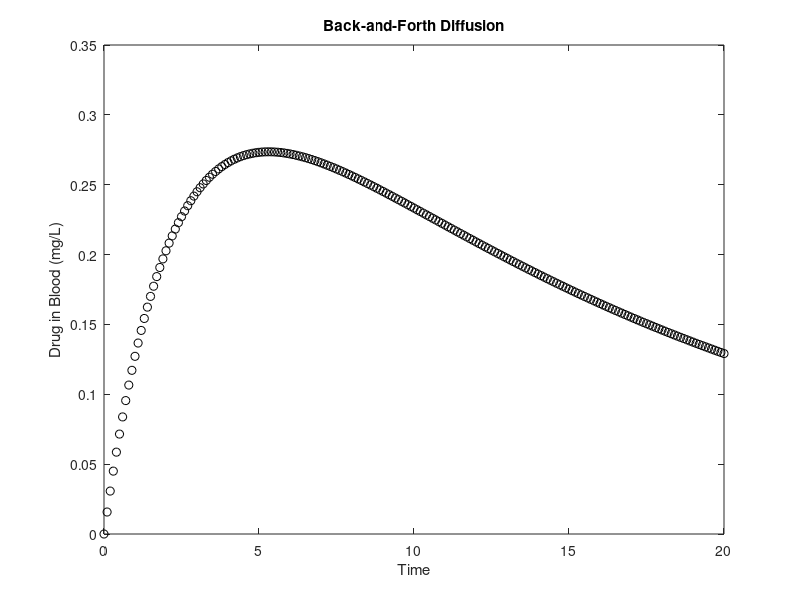

Source code (MATLAB):
k1 = 0.16;
k2 = 0.16;
y = 0;
x = 1;

tRange = 0:0.1:20;
tPrev = 0;

yValues = zeros(1,length(tRange));

for index=1:length(tRange)
    timeChange = tRange(index)-tPrev;
    
    x = x + (timeChange)*(-k2*(x-y));
    y = y + (timeChange)*(k2*(x-y)-k1*y);

    yValues(index) = y;
    tPrev = tRange(index);
end

plot(tRange, yValues, 'ko');
title("Back-and-Forth Diffusion")
xlabel('Time');
ylabel('Drug in Blood (mg/L)');

